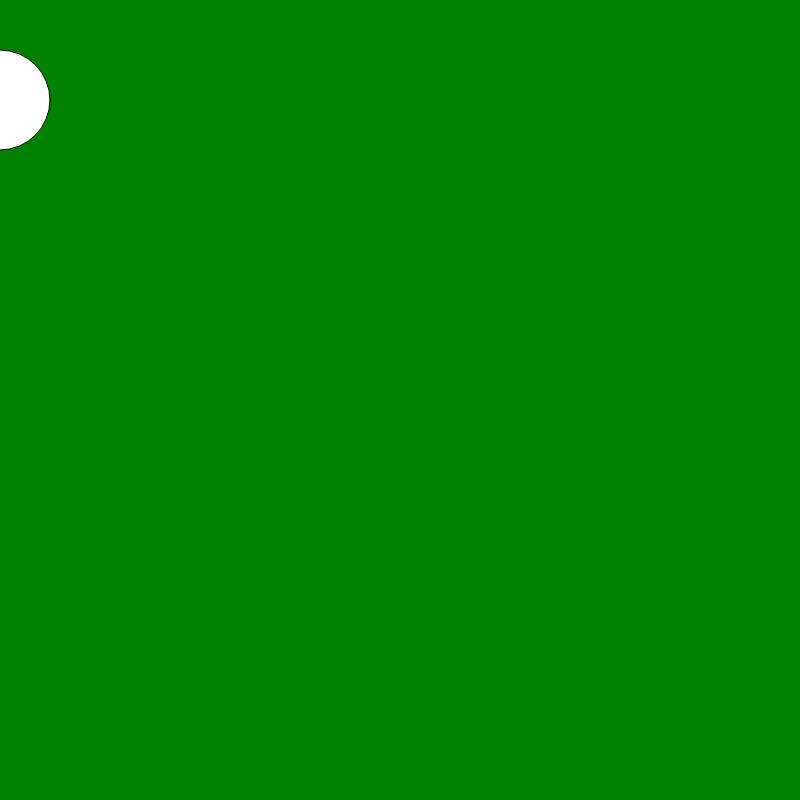
Frame 1 (no input)
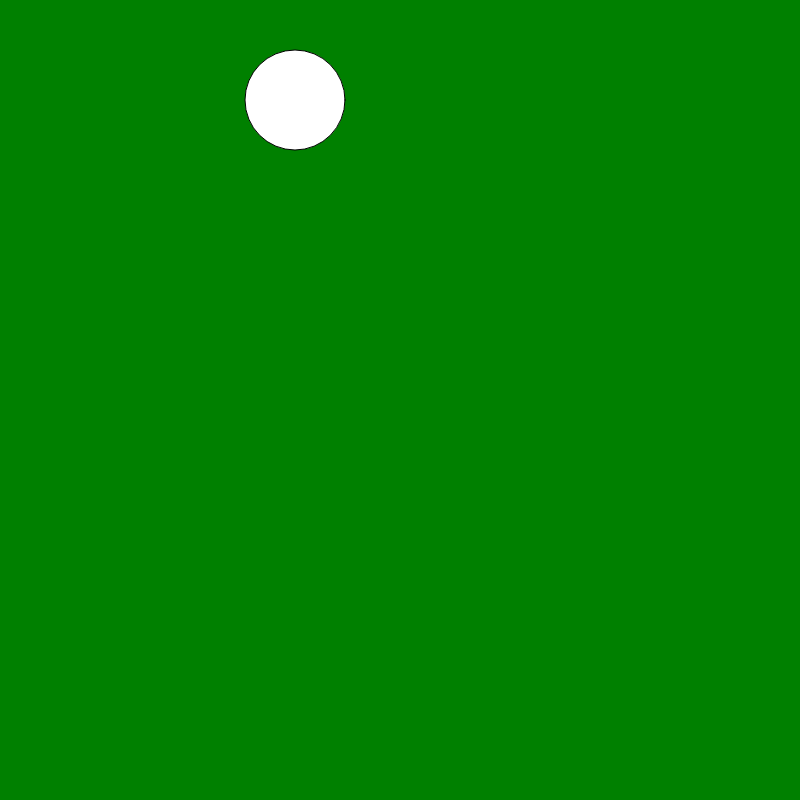
Frame 60 (no input)
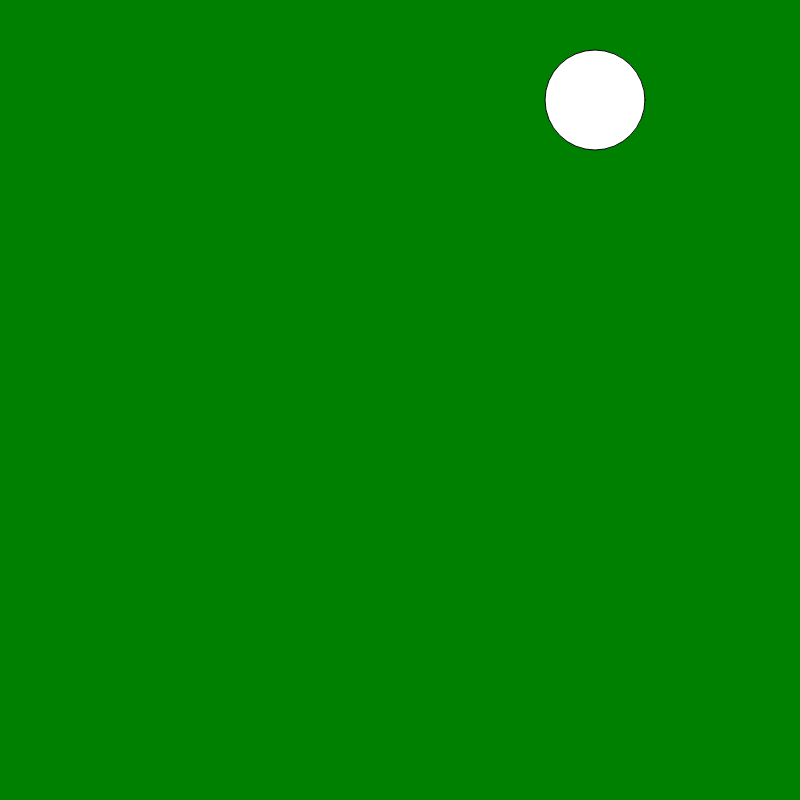
Frame 120 (the mouse pressed at the canvas centre since frame 60)

The p5.js sketch that drew these frames (run headless with seeded random() and noise() and a simulated clock; from frame 60 on, the mouse is pressed at the canvas centre):

// p5.js sketch
// ── sketch.js
var x = 0 ;

function setup() {
  // put setup code here
    createCanvas(800, 800) ;
}

function draw() {
  // put drawing code here
  background ('green') ;
  ellipse (x, 100, 100, 100) ;
 x = (x + 5) % width
}
